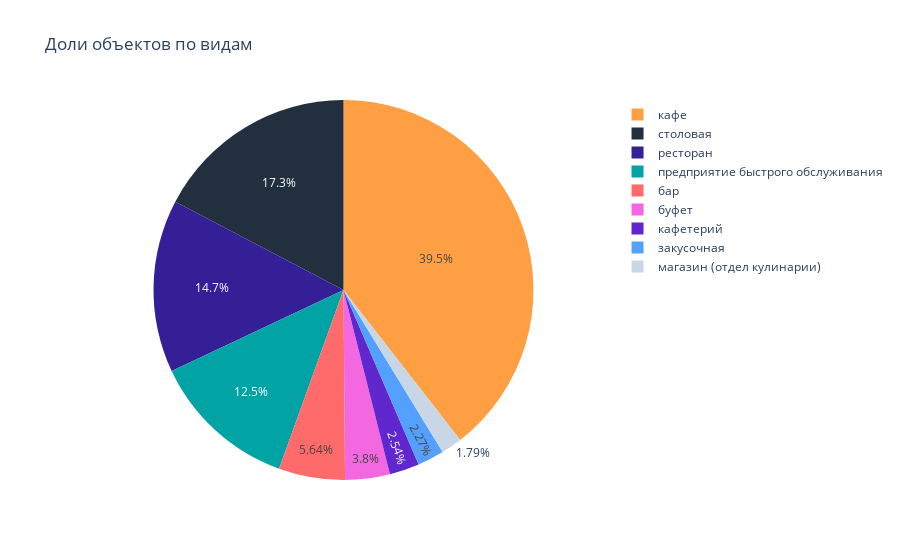

The notebook cell saved with this chart:
### Code cell
colors = ['#ff6b6b', '#f368e0', '#54a0ff','#ff9f43',  '#5f27cd', '#c8d6e5', '#01a3a4', '#341f97','#222f3e']
fig = go.Figure(data=[go.Pie(labels=rest_types['object_type'], values=rest_types['number'])])#ff9f43 '#222f3e
fig.update_layout(title_text='Доли объектов по видам')
fig.update_traces(marker=dict(colors=colors))

### Figure 1 — Plotly figure (JSON) as saved in the notebook; plotly's stock layout.template omitted (floating-point values rounded to 4 significant figures)
{"data": [{"labels": ["бар", "буфет", "закусочная", "кафе", "кафетерий", "магазин (отдел кулинарии)", "предприятие быстрого обслуживания", "ресторан", "столовая"], "marker": {"colors": ["#ff6b6b", "#f368e0", "#54a0ff", "#ff9f43", "#5f27cd", "#c8d6e5", "#01a3a4", "#341f97", "#222f3e"]}, "type": "pie", "values": [839, 565, 337, 5872, 378, 266, 1856, 2188, 2574]}], "layout": {"title": {"text": "Доли объектов по видам"}}}
